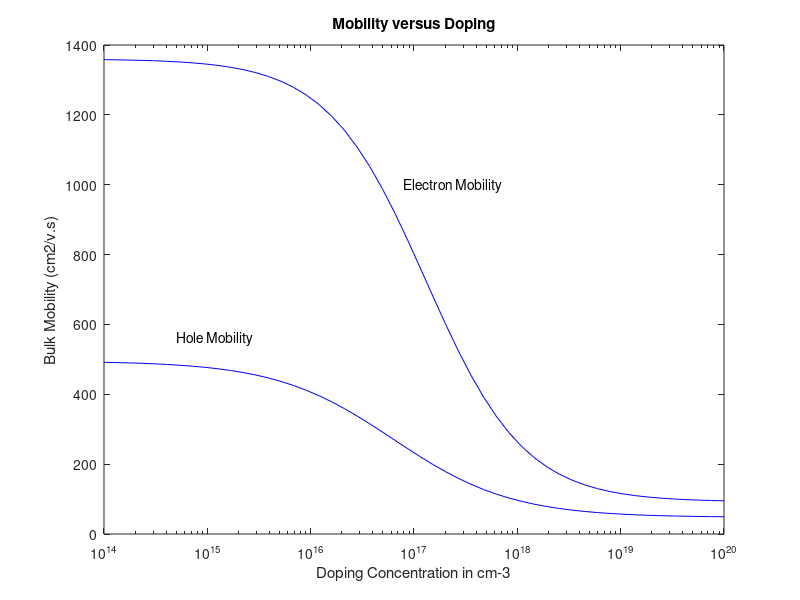

Reproduce this figure in MATLAB.
% Electron and Hole Mobilities with Doping Concentration
% nc - is doping concentration
%
nc = logspace(14,20);
un = (5.1e18 + 92*nc.^0.91)./(3.75e15 + nc.^0.91);
up = (2.90e15 + 47.7*nc.^0.76)./(5.86e12 + nc.^0.76);
semilogx(nc,un,'b',nc,up,'b')
text(8.0e16,1000,'Electron Mobility')
text(5.0e14,560,'Hole Mobility')
title('Mobility versus Doping')
xlabel('Doping Concentration in cm-3')
ylabel('Bulk Mobility (cm2/v.s)')
